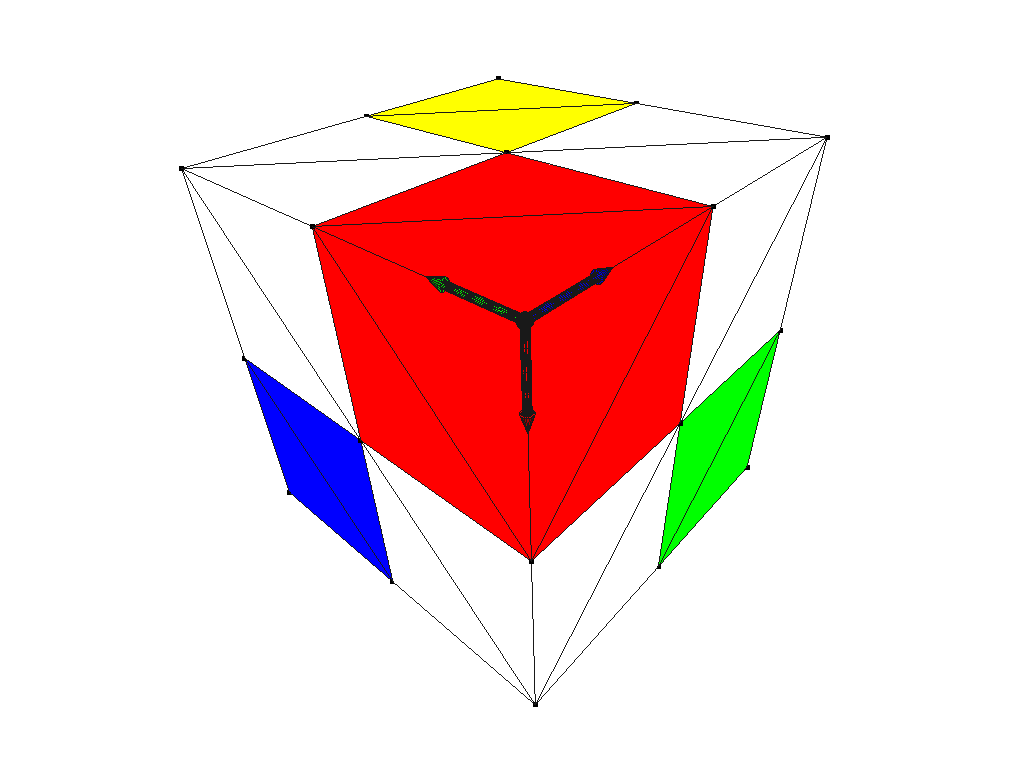
#> input picture aux_data/ScreenCapture_3Dpattern.png, 1024 x 768 px
$ jupyter execute --allow-errors fundamentalMatrix.ipynb
#> lines starting #> are read from the running program, lines starting #| are printed output that depends on the picture
## Estimativa inicial da transformação espaço-objeto para espaço-imagem

O plano epipolar:


Seja um par estereoscópico, com uma câmera à esquerda com a matriz da câmera $K_l$ e uma câmera à direita com a matriz da câmera $K_r$. A câmera à direita está transladada pelo vetor $\mathbf{t} \ (t_x, t_y, t_z)$ e rotacionada pela matriz $R$, ou seja:

$\mathbf{x_l} = R \mathbf{x_r} + \mathbf{t} \ \ \ \ \ (1) $

Objetiva-se encontrar uma estimativa para as matrizes das projeções $P_l$ e $P_r$.

#### A matriz essencial $E$

Podemos obter as coordenadas 2D $\mathbf{u_l}\ (u_{l},v_{l})$ e $\mathbf{u_r}\ (u_{r},v_{r})$ a partir das coordenadas 3D $\mathbf{x_l} \ (x_{l},y_{l},z_{l})$ e $\mathbf{x_r}\  (x_{r},y_{r},z_{r})$ com:

Para a câmera da esquerda:

$z_l \begin{bmatrix} u_l\\v_l\\1\end{bmatrix} =
\begin{bmatrix} f_x^{(l)}&0&c_x^{(l)}\\0&f_y^{(l)}&c_y^{(l)}\\0&0&1\end{bmatrix}
\begin{bmatrix} x_l\\y_l\\z_l\end{bmatrix} \rightarrow \mathbf{x_l} = z_l\mathbf{u_l}K_l^{-1}  \ \ \ \ (2)
$

Para a câmera da direita:

$z_r \begin{bmatrix} u_r\\v_r\\1\end{bmatrix} =
\begin{bmatrix} f_x^{(r)}&0&c_x^{(r)}\\0&f_y^{(r)}&c_y^{(r)}\\0&0&1\end{bmatrix}
\begin{bmatrix} x_r\\y_r\\z_r\end{bmatrix} \rightarrow \mathbf{x_r} = z_r\mathbf{u_r}K_r^{-1}   \ \ \ \ (3)
$

A <u>restrição epipolar</u> aponta que temos em um mesmo plano  $\mathbf{x}_l$ e $\mathbf{t}$, assim o vetor $\mathbf{t} \times \mathbf{x_l}$ é a normal deste plano fazendo o ângulo de 90º com este e portanto:

$\mathbf{x_l} \cdot (\mathbf{t} \times \mathbf{x_l}) = 0$

Reescrevendo o vetor de translação $\mathbf{t}$ em uma nova forma matricial, pode-se reescrever a equação acima:

$\begin{bmatrix} x_l&y_l&z_l\end{bmatrix}
\begin{bmatrix} 0& -t_z & t_y\\t_z& 0 & -t_x \\ -t_y & t_x & 0\end{bmatrix}
\begin{bmatrix} x_l\\y_l\\z_l\end{bmatrix} = 0 \rightarrow
$

$\mathbf{x_l^T}S\mathbf{x_l}= 0
$

Utilizando a equação (1):

$\mathbf{x_l^T}S(R\mathbf{x_r} + \mathbf{t}) = 0 \rightarrow $

$\mathbf{x_l^T}\underbrace{SR}_{E}\mathbf{x_r}= 0   \ \ \ \ (4)$

Onde a matriz $E$ é chamada matriz essencial. Dentre suas propriedadesm verifica-se que ela é $3 \times 3$ com 5 graus de liberdade, com dois autovalores iguais entre si e o terceiro é zero. Uma decomposição útil de $E$ que pode levar até $S$ e $R$ é:

$E = Udiag(1,1,0)V^T$

#### A matriz fundamental $F$

A relação acima ainda não é tão útil pois, na prática não sabe-se as coordenadas 3D dos objetos, e sim as coordenadas 2D do objeto em imagens diferentes, ou seja, geralmente sabe-se $\mathbf{u_l}\ (u_{l},v_{l})$ e $\mathbf{u_r}\ (u_{r},v_{r})$ de um determinado alvo.

Substituindo as equações (2) e (3) em (4), tem-se que:

$\mathbf{u_l}^T \underbrace{K_l^{-T} E K_r^{-1}}_{F} \mathbf{u_r} = 0$

A matriz $F$ é chamada de matriz fundamental e guarda toda a relação do par estereoscópico.

#### Método para cálculo de $P_r$

1) Com um conjunto de $n$ correspondênicas $(u_l, v_l, u_r, v_r)$, resolver: $\mathbf{u_l}^T F \mathbf{u_r}=0$.

2) Calcular a matriz Essencial: $E = K_l^T F K_r$

3) Realizar decomposição em valores singulares (SVD) em $E$ para fatorá-la e em uma matriz anti-simétrica (no caso $S$) e em uma matriz ortonormal (no caso $R$).

4) Extrair os elementos de $\mathbf{t}$ de $S$: $t_x = -S_{2,3}$, $t_y = S_{1,3}$ e $t_z = -S_{1,2}$.

5) $P_r = K_r[R|\mathbf{t}]$

#### Método para cálculo de $P_l$

1) Assume-se a câmera da esquerda como sistema de referência do espaço-objeto em um primeiro momento, assim: $P_l = K_l[I|0]$

2) Tendo-se $T_l = {}_{l}[T]_{W}$, ou seja a transformação do sistema de referência do espaço-objeto para o sistema de referência da câmera da esquerda: $P_l = K_l \cdot {}_{l}[T]_{W}$

2) Após encontrar ${}_{l}[T]_{r}$ pelo método anterior, obtêm-se $T_r = {}_{r}[T]_{W} = {}_{l}[T]_{r}^{-1} \cdot {}_{l}[T]_{W}$

#### Uma solução para $F$

A matriz fundamental $F$ encapsula a geometria intrínseca. Sendo ela uma matriz $3\times 3$ de posto 2.

Se um ponto 3D $X$ é projetado como ${\mathbf{u_l}}$ no ponto de vista da câmera 1 e projetado em $\mathbf{u_r}$ no segundo ponto de vista, então temos a seguinte relação:

$
\mathbf{u_l}^T [F] \mathbf{u_r}=0
$

Cada par de pontos correspondentes dá origem a uma equação linear:

$
\begin{bmatrix}
u_l & v_l & 1
\end{bmatrix}
\begin{bmatrix}
F_{11} & F_{12} & F_{13}\\
F_{21} & F_{22} & F_{23}\\
F_{31} & F_{32} & F_{33}
\end{bmatrix}
\begin{bmatrix}
u_r\\
v_r\\
1
\end{bmatrix} =0  \rightarrow
\begin{bmatrix}
u_l F_{11} u_r + u_l F_{12} v_r + u_l F_{13}\\
v_l F_{21} u_r + v_l F_{22} v_r + v_l F_{23}\\
F_{31} u_r + F_{32} v_r + F_{33}
\end{bmatrix} =
\begin{bmatrix}
0  \\
0  \\
0
\end{bmatrix}
$

Que pode ser remanejado em uma única equação da seguinte forma:

$
u_l F_{11} u_r + u_l F_{12} v_r + u_l F_{13} + v_l F_{21} u_r + v_l F_{22} v_r + v_l F_{23} + F_{31} u_r + F_{32} v_r + F_{33} = 0
$

Organizando $F_{ij}$ em produto escalar:

$
\begin{bmatrix}
u_l u_r & u_l  v_r & u_l & v_l u_r & v_l v_r & v_l &  u_r & v_r & 1
\end{bmatrix}
\begin{bmatrix}
F_{11} \\
F_{12} \\
F_{13} \\
F_{21} \\
F_{22} \\
F_{23} \\
F_{31} \\
F_{32} \\
F_{33} \\
\end{bmatrix}
= 0
$

Que para um conjunto de $n$ correspondências tem-se:

$
\begin{bmatrix}
u^1_l u^1_r & u^1_l v^1_r & u^1_l & v^1_l u^1_r & v^1_l v^1_r & v^1_l & u^1_r & v^1_r & 1 \\
& & & &\vdots \\
u^n_l u^n_r & u^n_l v^n_r & u^n_l & v^n_l u^n_r & v^n_l v^n_r & v^n_l & u^n_r & v^n_r & 1
\end{bmatrix}
\begin{bmatrix}
F_{11} \\
F_{12} \\
F_{13} \\
F_{21} \\
F_{22} \\
F_{23} \\
F_{31} \\
F_{32} \\
F_{33} \\
\end{bmatrix}
= 0 \rightarrow
A \mathbf{f} = 0
$

Chegando ao problema de ajustamento tal que:

$A \mathbf{f_a} = V $

Onde $V$ é um vetor de resíduos (erros) a ser minimizado pelo método MMQ ($\Phi = V^T V = mín$), assim:

$\Phi = V^T V = mín$

$\Phi = {\bf f_a}^T A^T A {\bf f_a} = mín$

Acrescenta-se a condição $||\mathbf{f}||^2 = 1$ para evitar a soução trivial e a para definir uma escala temporária para o problema, Assim acrescenta-se um novo termo de regularização $\lambda$ por conveniência:

$\mathbf{f_a}^T\mathbf{f_a}-1  \approx 0 $

$\lambda(\mathbf{f_a}^T\mathbf{f_a}-1) I = mín $

Uma equação de custo a ser minimizada com as duas restrições:

$\mathcal{L} = \mathbf{f_a}^T A^T A \mathbf{f_a} - \lambda(\mathbf{f_a}^T\mathbf{f_a}-1) I = mín $

Aqui, $\lambda$ é chamado de multiplicador de Lagrange, reforçando que $||\mathbf{f}||^2 = 1$.

Igualando a 0 a derivada da equação $\mathcal{L}$ espera-se encontrar seu mínimo:

$\frac{d \mathcal{L}}{d \mathbf{f}} = 2 A^T A \mathbf{f_a} -2 \lambda \mathbf{f_a} = 0 $

$A^T A \mathbf{f_a} =\lambda \mathbf{f_a}$

Que é um problema de autovalores, onde o espaço nulo de $A^TA$ é aproximado como o autovetor $\mathbf{f_a}$ correspondente ao menor autovalor $\lambda$.

#### Fatoração de $E$

Aplicando SVD em $E$, obtém-se:

$E = U \Sigma V^T$

No caso, $E$ é apenas uma matriz quadrada 3×3 com determinante positivo cujas entradas são meros números reais, então $U, V^T,$ e $\Sigma$ são matrizes 3×3 também de números reais, $\Sigma$ pode ser vista como uma matriz de escala, e $U$ e $V^T$ podem ser vistas como matrizes de rotação. A expressão pode ser interpretada intuitivamente como uma composição (ou sequência) de três transformações geométricas: uma rotação, uma escala, e outra rotação.

Para obter-se $R$ e $\mathbf{t}$, primeiramente são montadas matrizes auxiliares $W$, $Z$ e $X$ tais que:

$W = \begin{bmatrix} 0 & -1 & 0 \\1 & 0 & 0 \\ 0 & 0 & 1 \end{bmatrix}\ $ , $\ Z = \begin{bmatrix} 0 & 1 & 0 \\-1 & 0 & 0 \\ 0 & 0 & 0 \end{bmatrix}\ $  e  $\ ZX = \pm diag(1, 1, 0)$

Onde $W$ é ortonormal, $Z$ anti-simétrica e $X = W$ ou $X=W^T$ ortonormal .

Além disso, devido as propriedades homogêneas de $E$ e de seus autovalores, pode-se pode-se assumir a seguinte versão da decomposição SVD:

$E = U diag(1,1,0)V^T = U(ZX)V^T = U(ZU^TUX)V^T = (UZU^T)(UXV^T) = SR$

Assim:

$S = UZU^T$ e

$R = U W^TV^T$ ou $R = U WV^T $

Sabendo que por construção, $S\mathbf{t}=0$, segue-se que:

$\mathbf{t} = \pm \ \ U(0 \ \ \ \ 0 \ \ \ \ 1)^T$

Tem-se então duas versões para $R$, duas versões pra $\mathbf{t}$ e portanto quatro versões para $P_r$:

$P_r = K_r[R_1|t_1]$

$P_r = K_r[R_1|t_2]$

$P_r = K_r[R_2|t_1]$

$P_r = K_r[R_2|t_2]$

"Testar um simples ponto para determinar se ele se encontra na frente das duas câmeras é o suficiente para decidir entre a 4 soluções possíveis." (HARTLEY; ZISSERMAN, 2003)

### Exemplo

Considere o padrão 3D em fomato de cubos empilhados, cada cubinho tem aresta 1.

[cell 1]
import open3d as o3d
import numpy as np
import copy

colors = {
    'white':  [1.0, 1.0, 1.0],
    'yellow': [1.0, 1.0, 0.0],
    'red':    [1.0, 0.0, 0.0],
    'orange': [1.0, 0.5, 0.0],
    'blue':   [0.0, 0.0, 1.0],
    'green':  [0.0, 1.0, 0.0],
    'black':  [0.0, 0.0, 0.0]
}

points = [
    [0, 0, 0], # P0 z = 0, face azul vermelha
    [1, 0, 0], # P1
    [2, 0, 0], # P2
    [2, 1, 0], # P3
    [1, 1, 0], # P4
    [0, 1, 0], # P5
    [0, 2, 0], # P6
    [1, 2, 0], # P7
    [2, 2, 0], # P8
    [0, 0, 1], # P9
    [1, 0, 1], # P10
    [2, 0, 1], # P11
    [2, 1, 1], # P12
    [1, 1, 1], # P13 interno
    [0, 1, 1], # P14
    [0, 2, 1], # P15
    [1, 2, 1], # P16
    [2, 2, 1], # P17
    [0, 0, 2], # P18 z = 2, face amarelo e verde
    [1, 0, 2], # P19
    [2, 0, 2], # P20
    [2, 1, 2], # P21
    [1, 1, 2], # P22
    [0, 1, 2], # P23
    [0, 2, 2], # P24
    [1, 2, 2], # P25
    [2, 2, 2], # P26
]

pcd = o3d.geometry.PointCloud()
point_cloud = np.asarray(np.array(points))
pcd.points = o3d.utility.Vector3dVector(point_cloud)
#> (the rest of this cell did not finish here and is left out)

Nesta câmera simulada, não precisa-se modelar distorções. Podemos obter as coordenadas dos pontos coorespondentes em um par estereoscópico para obter $F$, $E$, $R$, $\mathbf{t}$ e consequentemente a matriz de parâmetros extrínsecos $T= [R|\mathbf{t}]$. Para isso foram retirada duas fotografias:

[cell 2]
import matplotlib.pyplot as plt
import matplotlib.image as mpimg

# Load the images
img0 = mpimg.imread(f'aux_data/ScreenCapture_3Dpattern.png')
#> img0 is the input picture: shape (768, 1024, 3) float32; mean R, G, B 0.959, 0.838, 0.827
img1 = mpimg.imread(f'aux_data/ScreenCapture_3Dpattern2.png')
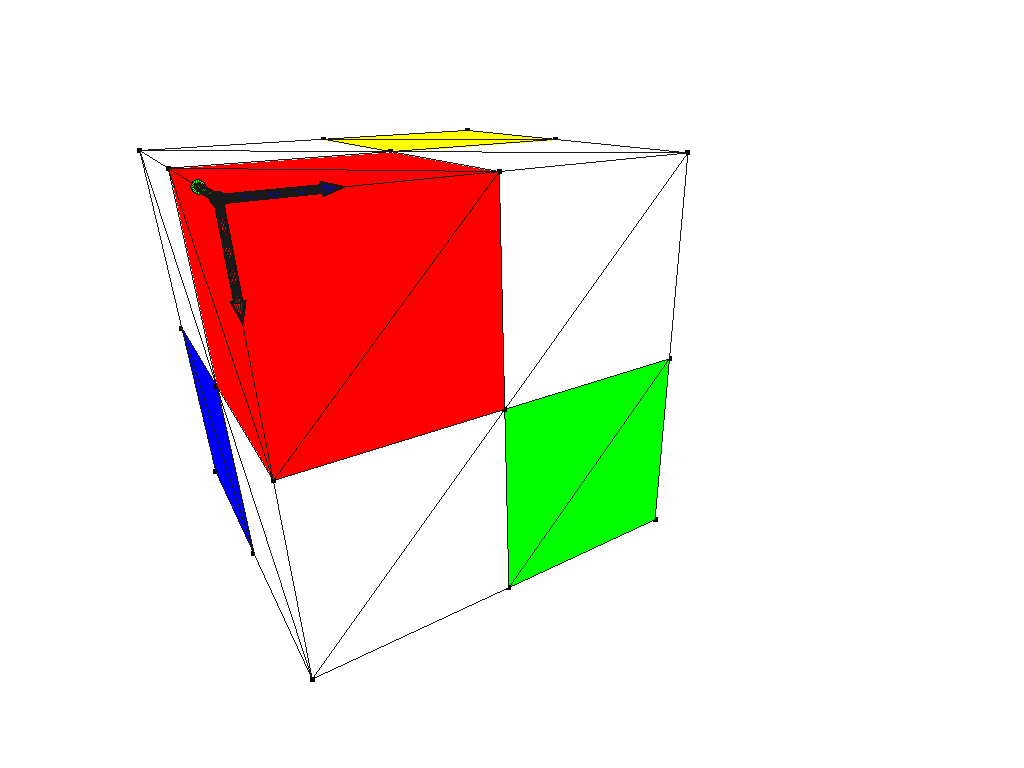
#> input picture aux_data/ScreenCapture_3Dpattern2.png, 1024 x 768 px
#> img1 is the input picture: shape (768, 1024, 4) float32; mean R, G, B, A 0.952, 0.881, 0.849, 1

# Create a figure and a set of subplots
fig, ax = plt.subplots(1, 2, figsize=(12,8))

# Display image
ax[0].imshow(img0)
ax[0].set_title(f'Câmera {0}')

ax[1].imshow(img1)
ax[1].set_title(f'Câmera {1}')

# Adjust layout
plt.tight_layout()
plt.show()
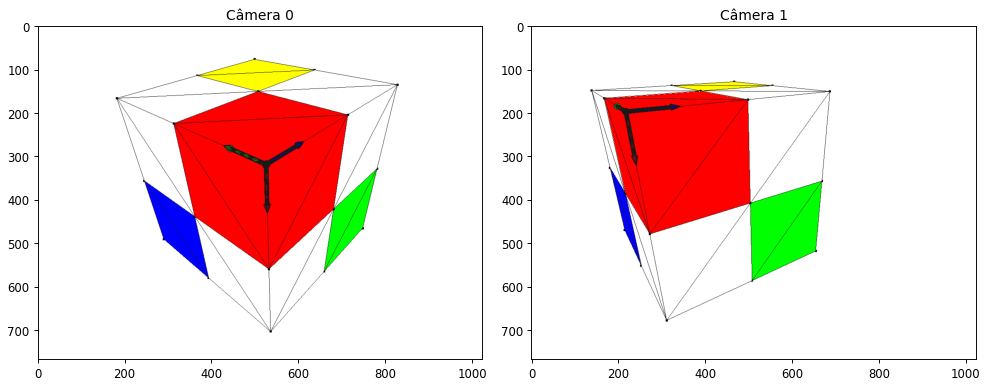
#> figure drawn by matplotlib, 2 panels

Onde observa-se $19$ pontos no espaço-objeto tais que suas coordenadas 2D podem ser adquiridas em ambas as imagens.

Já sabemos a priori o resultado que desejamos chegar:

[cell 3]
import json
import numpy as np

# Load the json
#> (the rest of this cell did not finish here and is left out)

As coordenadas dos pixels correspondentes $\mathbf{u_{nk}}$ para $n=0,1$ e $k=0,...,18$ :

[cell 4]
k = 19

X_k = np.zeros((k,3))
X_k[0] = [0, 0, 0] # P0 origem
X_k[1] = [0, 0, 1] # P1
X_k[2] = [1, 0, 1] # P2 ligação vermelho-verde
X_k[3] = [1, 0, 0] # P3
X_k[4] = [1, 1, 0] # P4 ligação vermelho-azul
X_k[5] = [0, 1, 0] # P5
X_k[6] = [0, 1, 1] # P6 ligação vermelho-amarelo
X_k[7] = [0, 2, 0] # P7 ponto mais esquerdo
X_k[8] = [0, 2, 1] # P8
X_k[9] = [0, 2, 2] # P9 ponto mais superior
X_k[10] = [0, 1, 2] # P10
X_k[11] = [0, 0, 2] # P11 ponto mais direito
X_k[12] = [1, 0, 2] # P12
X_k[13] = [2, 0, 2] # P13
X_k[14] = [2, 0, 1] # P14
X_k[15] = [2, 0, 0] # P15 ponto mais inferior
X_k[16] = [2, 1, 0] # P16
X_k[17] = [2, 2, 0] # P17
X_k[18] = [1, 2, 0] # P18

u_nk = np.zeros((2,k,2))

# para a camera 0  - Left
u_nk[0,0] = [525,320]  # P0 origem
u_nk[0,1] = [713,206]
u_nk[0,2] = [680,423]  # P2 ligação vermelho-verde
u_nk[0,3] = [531,561]
u_nk[0,4] = [360,440]  # P4 ligação vermelho-azul
u_nk[0,5] = [312,226]
u_nk[0,6] = [506,152]  # P6 ligação vermelho-amarelo
u_nk[0,7] = [181,168]  # P7 ponto mais esquerdo
u_nk[0,8] = [367,115]
u_nk[0,9] = [498,78]   # P9 ponto mais superior
u_nk[0,10] = [636,103]
u_nk[0,11] = [827,137] # P11 ponto mais direito
u_nk[0,12] = [780,330]
u_nk[0,13] = [747,467]
u_nk[0,14] = [658,566]
u_nk[0,15] = [535,704] # P15 ponto mais inferior
u_nk[0,16] = [392,581]
u_nk[0,17] = [289,492]
u_nk[0,18] = [244,358]

# para a camera 1 - Right
u_nk[1,0] = [219,199]  # P0 origem
u_nk[1,1] = [499,171]
u_nk[1,2] = [504,409]  # P2 ligação vermelho-verde
u_nk[1,3] = [273,480 ]
u_nk[1,4] = [216,386]  # P4 ligação vermelho-azul
u_nk[1,5] = [168,168]
u_nk[1,6] = [390,151]  # P6 ligação vermelho-amarelo
u_nk[1,7] = [139,150]  # P7 ponto mais esquerdo
u_nk[1,8] = [325,139]
u_nk[1,9] = [467,129]   # P9 ponto mais superior
u_nk[1,10] = [555,139]
u_nk[1,11] = [687,152] # P11 ponto mais direito
u_nk[1,12] = [669,358]
u_nk[1,13] = [655,519]
u_nk[1,14] = [508,587]
u_nk[1,15] = [312,679] # P15 ponto mais inferior
u_nk[1,16] = [253,553]
u_nk[1,17] = [215,471]
u_nk[1,18] = [181,328]

Ajustamento para obtenção de $F$

[cell 5]
A = []
for k in range(0,19):
    X, Y, Z = X_k[k]
    u_l, v_l = u_nk[0,k]
    u_r, v_r = u_nk[1,k]
    if len(A) == 0:
        A = np.array([[u_l*u_r, u_l*v_r, u_l, v_l*u_r, v_l*v_r, v_l, u_r, v_r, 1]], dtype=float)
    else:
        aux = np.array([[u_l*u_r, u_l*v_r, u_l, v_l*u_r, v_l*v_r, v_l, u_r, v_r, 1]], dtype=float)
        A = np.vstack((A, aux))

print("A.shape", A.shape, f" / Esperado (kx9) = {19}x{9}")

# Compute eigenvalues and eigenvectors
eigenvalues, eigenvectors = np.linalg.eig(A.T @ A)

# Find the index of the minimum eigenvalue
min_index = np.argmin(eigenvalues)

# Get the minimum eigenvalue and corresponding eigenvector
min_eigenvalue = eigenvalues[min_index]
min_eigenvector = eigenvectors[:, min_index]

# Remove the imaginary part if exists
min_eigenvector = np.real(min_eigenvector)

F_calc = min_eigenvector.reshape((3,3))
# show F Calc
print(f"F:\n", F_calc)
